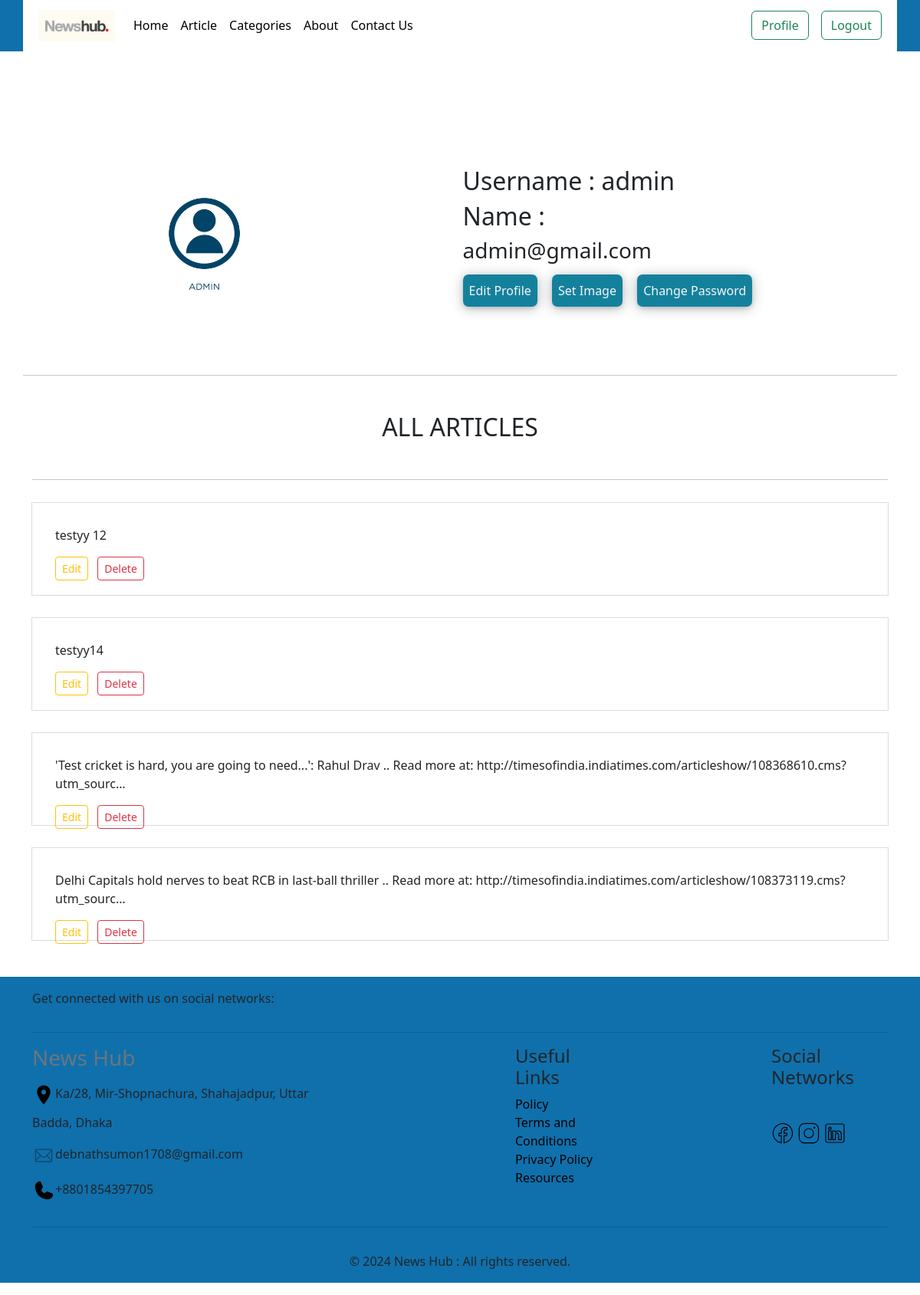
/accounts/profile/ (signed in), run on the app's committed database.
### account/models.py (models this page shows, shortened)
class UserAccount(models.Model):
    user = models.OneToOneField(User, related_name="account", on_delete=models.CASCADE)
    image = models.ImageField(upload_to="account/images/", null=True, blank=True)

### article/models.py (models this page shows, shortened)
class Article(models.Model):
    user = models.ForeignKey(User, on_delete=models.CASCADE)
    category = models.ForeignKey(Category, on_delete=models.CASCADE)
    headline = models.CharField(max_length=255)
    body = models.TextField()
    publish_date = models.DateTimeField(auto_now_add=True)
    image = models.ImageField(upload_to="article/images/", null=True, blank=True)

### account/views.py (the view)
# urls.py: path("profile/", Profile, name="profile"),
def Profile(request):
    user = request.user
    user_articles = Article.objects.filter(user=user)
    return render(request, "profile.html", {"user":user, "user_articles":user_articles})

### account/templates/profile.html (shortened to what this page needs)
{% extends "base.html" %}
{% load static %}
{% block content %}
<div class="profile-main container">
  <div>
    {% if user.account.image %}
    <img class="profile-image" src="{{user.account.image.url}}" alt="user-image">
    {% else %}
    <img class="profile-image" src="" alt="set-image">
    {% endif %}
  </div>
  <div class="profile-left">
    <h2>Username : {{user.username}}</h2>
    <h2>Name : {{user.first_name}} {{user.last_name}}</h2>
    <h3>{{user.email}}</h3>
    <div class="mt-4">
      <a class="left-btn" href="{% url 'update' %}">Edit Profile</a>
      <a class="left-btn" href="{% url 'set_image' %}">Set Image</a>
      <a class="left-btn" href="{% url 'changepassword' %}">Change Password</a>
    </div>
  </div>
</div>
<hr class="container mt-5 mb-5">
{% if request.user.is_staff or request.user.is_superuser %}
<div class="container mt-5">
  <h2 class="text-center mt-5 mb-5">ALL ARTICLES</h2>
  <hr class="mt-4 mb-4">
  {% for articles in user_articles %}
  {% if articles %}
    <div class="article-container">
      <p>{{articles.headline | truncatechars:150}}</p>
      <div>
        <a class="btn btn-outline-warning btn-sm" href="{% url 'edit_article' articles.id %}">Edit</a>
        <a class="btn btn-outline-danger btn-sm ms-2" href="{% url 'delete_article' articles.id %}">Delete</a>
      </div>
    </div>
    {% endif %}
  {% endfor %}
</div>
{% endif %}
{% endblock %}

### account/templates/profile.html (style rules this page uses)
.profile-main { display: flex; align-items: center; justify-content: center; margin-top: 100px; }
.profile-image { width: 45%; border-radius: 50%; padding: 20px; margin-left: 100px; }
.profile-left { padding: 50px; margin-right: 100px; }
.left-btn { padding: 10px 8px; margin-top: 50px; background-color: rgb(20, 129, 156); color: whitesmoke; text-decoration: none; box-shadow: rgba(14, 30, 37, 0.12) 0px 2px 4px 0px, rgba(14, 30, 37, 0.32) 0px 2px 16px 0px; border-radius: 7px; margin-right: 15px; }
.article-container { width: 100%; height: 120px; padding: 30px; box-shadow: rgba(0, 0, 0, 0.02) 0px 1px 3px 0px, rgba(27, 31, 35, 0.15) 0px 0px 0px 1px; margin-top: 30px; }

### data on the page
Article: headline "testyy 12"
Article: headline "testyy14"
Article: headline "'Test cricket is hard, you are going to need...': Rahul Drav .. Read more at: http://timesofindia.indiatimes.com/articleshow/108368610.cms?utm_sourc…"
Article: headline "Delhi Capitals hold nerves to beat RCB in last-ball thriller .. Read more at: http://timesofindia.indiatimes.com/articleshow/108373119.cms?utm_sourc…"

### other printed values
{{ user.username }} "admin"
{{ user.email }} "admin@gmail.com"
